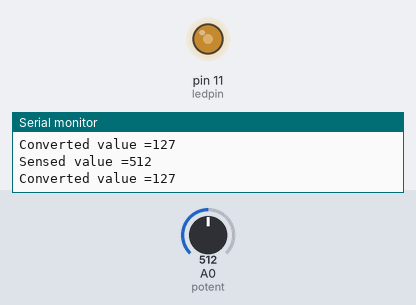
A sketch run on a simulated Arduino Uno, built with avr-gcc and run on an emulated ATmega328P. On the bench: output pins drawn as LEDs (lit = HIGH), the last lines printed to the serial monitor. The test bench sets the inputs (shaded band); at power-on: A0 (potent) = 512.

Above: at 1.8 s.
1.9 s: A0 (potent) set to 716
At 3.2 s:
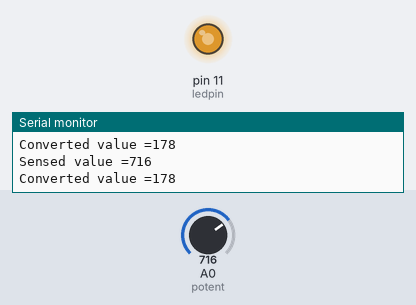
3.5 s: A0 (potent) set to 900
At 4.8 s:
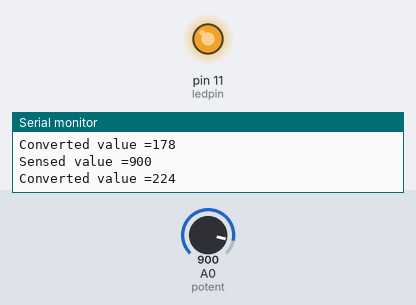
5.5 s: A0 (potent) set to 122
At 6.4 s:
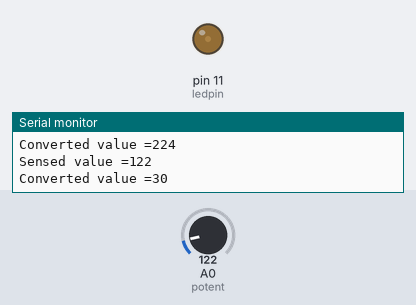
7.5 s: A0 (potent) set to 0
At 9.2 s:
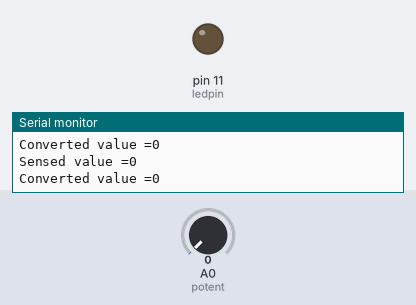
9.5 s: A0 (potent) set to 511
At 10.8 s:
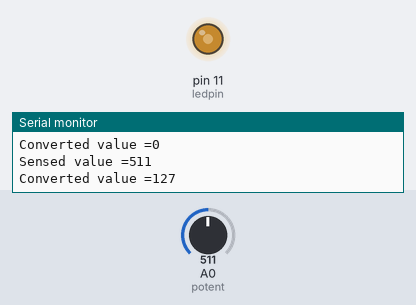
Timing chart, 0 to 12.5 s (numbered marks = the images above; inputs shaded):
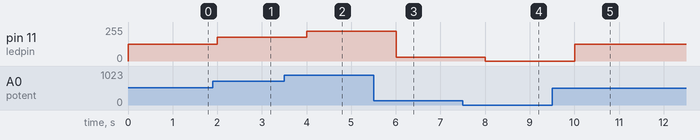

The sketch:

Potentiometer.ino
```cpp
int potent=0;
int ledpin=11;
void setup() {
  // put your setup code here, to run once:
  pinMode(ledpin,OUTPUT);
  pinMode(potent,INPUT);
  Serial.begin(9600);
}

void loop() {
  // put your main code here, to run repeatedly:
  int sensedValue=analogRead(potent);
  Serial.print("Sensed value =");
  Serial.println(sensedValue);

  int ConValue=map(sensedValue,0,1023,0,255);
  analogWrite(ledpin,ConValue);
  Serial.print("Converted value =");
  Serial.println(ConValue);
  delay(1000);
}
```

Measured:
- after the input at 1.9 s, pin 11 (ledpin): 127/255 → 178/255 after 0.10 s
- after the input at 3.5 s, pin 11 (ledpin): 178/255 → 224/255 after 0.50 s
- after the input at 5.5 s, pin 11 (ledpin): 224/255 → 30/255 after 0.51 s
- after the input at 7.5 s, pin 11 (ledpin): 30/255 → 0/255 after 0.51 s
- after the input at 9.5 s, pin 11 (ledpin): 0/255 → 127/255 after 0.51 s
